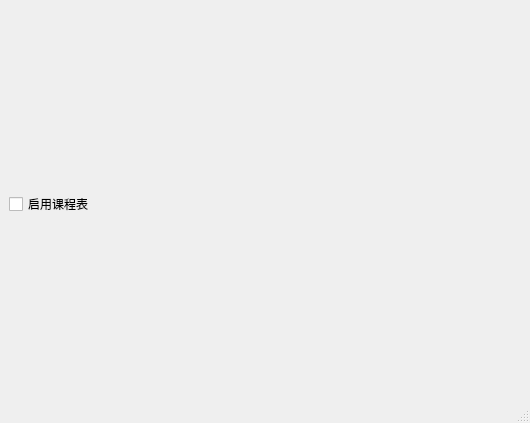
<?xml version="1.0" encoding="UTF-8"?>
<ui version="4.0">
 <class>MainWindow</class>
 <widget class="QMainWindow" name="MainWindow">
  <property name="geometry">
   <rect>
    <x>0</x>
    <y>0</y>
    <width>530</width>
    <height>423</height>
   </rect>
  </property>
  <property name="windowTitle">
   <string>MainWindow</string>
  </property>
  <widget class="QWidget" name="centralwidget">
   <widget class="QWidget" name="verticalLayoutWidget">
    <property name="geometry">
     <rect>
      <x>9</x>
      <y>9</y>
      <width>511</width>
      <height>391</height>
     </rect>
    </property>
    <layout class="QVBoxLayout" name="verticalLayout">
     <item>
      <widget class="QCheckBox" name="checkBox">
       <property name="text">
        <string>启用课程表</string>
       </property>
      </widget>
     </item>
    </layout>
   </widget>
  </widget>
  <widget class="QStatusBar" name="statusbar"/>
 </widget>
 <resources/>
 <connections/>
</ui>
